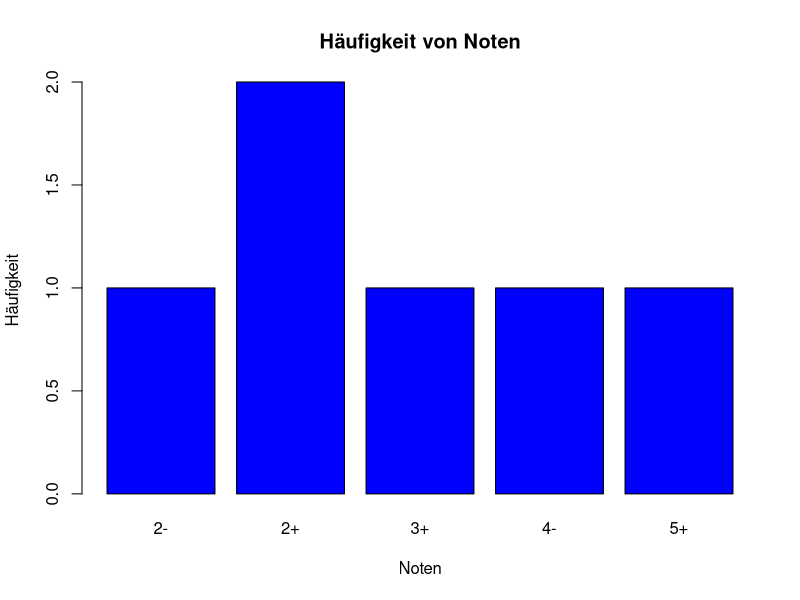

Write the R code that produced this figure.
## ---- chunk 1
knitr::opts_chunk$set(echo = TRUE)
## ---- chunk 2
studentdata <- read.csv("data/klausur.csv", header=TRUE, stringsAsFactors=FALSE)

a1 <- studentdata$aufgabe1
a2 <- studentdata$aufgabe2
a3 <- studentdata$aufgabe3

## Es wurden die Spalten aus der Tabelle `aufgabe1`, `aufgabe2`, `aufgabe3` 
## den Vektoren `a1`, `a2`, `a3` zugeordnet.

## Nun kann man vektorielle Addition durchführen und die Punktesumme berechnen.
summe <- a1 + a2 + a3

## Die Punktesumme wird nun auch wieder `studentdata` zugewiesen.
studentdata$summe <- summe
## Ab dieser Codezeile hat `studentdata`  eine weitere Spalte.
## ---- chunk 3
notengrenzen_calc <- function(pPunkteMax, pBestGrenze,pBestIndex,pNotenSkala) {
     grenze = rep(0, length(pNotenSkala))
     imax <- length(pNotenSkala)
     schritt <- pBestGrenze/(imax-pBestIndex)
     ## Index für 6 bis zur 4 berechnen 
     gi <- imax
     ## Grenze unterhalb der Bestehensgrenze
     g <- 0
     while (gi > pBestIndex) {
        # Füge die Grenze in den Vektor ein
        g <- g + schritt
        grenze[gi] <- g
     
        # Vermindere den Index
        gi <- gi - 1 
     }
     ## Grenze oberhalb der Bestehensgrenze
     schritt <- (pPunkteMax - pBestGrenze)/(pBestIndex)
     ## Index für 4 und besser 
     while (gi > 0) {
        g <- g + schritt
        grenze[gi] <- g
        # Vermindere den Index
        gi <- gi - 1 
     }
     ## Rückgabewert Vektor "grenze"
     grenze
}
## ---- chunk 4
maxpunkte <- 200
bestgrenze <- 80
notenskala <- c("sehr gut","gut","befriedigend","ausreichend","mangelhaft","ungenügend")
bestindex <- 4 ## Index für Note, mit der man gerade noch bestanden hat 4 "ausreichend"
grenzen <- notengrenzen_calc(maxpunkte, bestgrenze,bestindex,notenskala)
## ---- chunk 5
df4grenzen <- data.frame(Notenskala=notenskala)  
#df4grenzen$Note <- notenskala
Notengrenze <- rep("-",length(notenskala))
for (i in 1:length(Notengrenze)) {
  Notengrenze[i] <- paste(grenzen[i],"-",grenzen[i+1])
}
Notengrenze[length(Notengrenze)] <- paste(grenzen[length(Notengrenze)],"-",0)
df4grenzen$Notengrenze <-Notengrenze  
## ---- chunk 6
knitr::kable(
  df4grenzen, booktabs = TRUE,
  align=c('l','c'),
  caption = 'Geladene Daten aus der Datei data.csv.'
)
## ---- chunk 7
note_zuordnen <- function(pPunkte,pGrenzen,pNotenskala) {
     ## Vektor mit der Länge der Punkte erstellen
     ## in dem Vektor wird die Note eingetragen
     note4punkte <- rep(0,length(pPunkte))
     for (i in 1:length(pPunkte)) {
       ## Notenindex auf schlechteste Note setzen
       gi <- length(pNotenskala)
       ## Noten auf schlechtesten Index setzen
       note4punkte[i] <- pNotenskala[gi]
       ## so lange die Note verbessern bis Note jeweilge Notengrenze kleiner als Punkte
       while ((gi > 0) & (pPunkte[i] >= pGrenzen[gi]))  {
          ## Index für die Grenze auf bessere Note setzen
          gi <- gi - 1 
          ## Notenbezeichnung setzen
          note4punkte[i] <- pNotenskala[gi]
       } 
     }
     ### Rückgabewert der Noten fuer alle Punkte
     note4punkte        
}

## ---- chunk 8
maxpunkte <- 100
bestgrenze <- 40
notenskala <- c("sehr gut","gut","befriedigend","ausreichend","mangelhaft","ungenügend")
bestindex <- 4 ## Index für Note, mit der man gerade noch bestanden hat 4 "ausreichend"

grenzen <- notengrenzen_calc(maxpunkte, bestgrenze,bestindex,notenskala)
## grenzen <- c(100,85,70,55,40,20)
## liefert die Grenzen für die Noten punkte<20 bedeutet "ungenügend"
## liefert die Grenzen für die Noten 40 > punkte >= 20 bedeutet "mangelhaft"
### Noten berechnen

### Punkte für 5 Klausuren im Vektor "punkte"
punkte <- c(23,92,33,89,60)

noten <- note_zuordnen(punkte, grenzen, notenskala)

### Notenberechnung ist nun abgeschlossen - Ausgabe
print(noten)
## ---- chunk 9
maxpunkte <- 100
bestgrenze <- 40
notenskala <- c("1","1-","2+","2","2-","3+","3","3-","4+","4","5+","5","5-","6")
bestindex <- 10 ## Index für Note, mit der man gerade noch bestanden hat 4 "ausreichend"

grenzen <- notengrenzen_calc(maxpunkte, bestgrenze,bestindex,notenskala)
## grenzen <- c(100,85,70,55,40,20)
## liefert die Grenzen für die Noten punkte<20 bedeutet "ungenügend"
## liefert die Grenzen für die Noten 40 > punkte >= 20 bedeutet "mangelhaft"
### Noten berechnen

### Punkte für 5 Klausuren im Vektor "punkte"
punkte <- c(23,92,33,89,60)

noten <- note_zuordnen(punkte, grenzen, notenskala)

### Notenberechnung ist nun abgeschlossen - Ausgabe
print(noten)
## ---- chunk 10
knitr::kable(
  studentdata, booktabs = TRUE,
  caption = 'Geladene Daten aus der Datei data.csv.'
)
## ---- chunk 11
summe <- a1 + a2 + a3
### in studentdata die Spalte "summe" ergänzen
studentdata$summe <- summe
## ---- chunk 12
knitr::kable(
  studentdata, booktabs = TRUE,
  caption = 'Geladene Daten mit Summespalte für data.csv.'
)
## ---- chunk 13
maxpunkte <- 52 ## erste Zeile MAX enthält die maximal erreichbaren Punkte
bestgrenze <- 22  ## Bestehensgrenze ist 50% der Gesamtpunktzahl
### Als Notenskala werden die deutschen Noten mit Tendenz verwendet
notenskala <- c("1","1-","2+","2","2-","3+","3","3-","4+","4","4-","5+","5","5-","6")
bestindex <- 10 ## Index für Note, mit der man gerade noch bestanden hat. 
### In Index 10 steht "4" als "ausreichend" und mit "4-" hat man nicht mehr bestanden.

# Der Vektor "grenzen" enthält die Punktegrenzen, ab der man die betreffende Note
# aus der Notenskala erhält. Diese werden in Abhängigkeit von der Bestehensgrenze gewählt.
grenzen <- notengrenzen_calc(maxpunkte, bestgrenze,bestindex,notenskala)

### Noten berechnen
# Gesamtpunktzahl der Klausur findet man im Vektor "summe"
# die Summe ist eine Vektor z.B. summe <- c(23,92,33,89,60)

noten <- note_zuordnen(summe, grenzen, notenskala)
studentdata$noten <- noten
## ---- chunk 14
knitr::kable(
  studentdata, booktabs = TRUE,
  align=c('l','r','r','r','r','c'),
  caption = 'Geladene Daten mit Summespalte für data.csv.'
)
## ---- chunk 15
bestanden_vektor <- function(pPunkte,pBestGrenze) {
  # pPointVec <- c(23,42,12,44,30)
  ### Der bestandenvektor soll nachher als Textausgabe für die Übungsblätter verwendet werden.
  bestvektor <- rep("-",length(pPunkte))
  for (i in 1:length(pPunkte)) {
      ## Wenn die Punkte der i-ten Klausur die Bestehensgrenze erreicht,
      ## dann soll in dem Bestehensvektor die "bestanden" stehen und
      ## unterhalb der Bestehensgrenze "nicht bestanden" in den Bestehensvektor beschrieben werden.
      if (pPunkte[i] >= pBestGrenze) {
         bestvektor[i] <- "bestanden"  
      } else {
         bestvektor[i] <- "nicht bestanden"  
      }
  }
  ### bestvektor <- c("bestanden","bestanden","nicht bestanden", "nicht bestanden", "bestanden")
  ### bestandenvektor wird zurückgegeben
  bestvektor 
}

### Im Vektor "summe" stehen die Punktesumme und "bestgrenze" ist die Bestehensgrenze
best <- bestanden_vektor(summe,bestgrenze)
### Nun wird der Bestehensvektor in dem Dataframe "studentdata" ergänzt.
studentdata$bestanden <- best
## ---- chunk 16
knitr::kable(
  studentdata, booktabs = TRUE,
  align=c('l','r','r','r','r','c','l'),
  caption = 'Geladene Daten mit Summespalte für data.csv.'
)
## ---- chunk 17
# der Vektor mit den Noten hat die folgenden Gestalt
#noten <- c(4, 3, 5, 4, 3, 5, 4, 3, 5, 4, 3, 5)

# Häufigkeit von Noteneinträgen ermitteln
haeufigkeit <- table(noten)

# Balkendiagramm erstellen
barplot(
  haeufigkeit,
  main = "Häufigkeit von Noten",
  xlab = "Noten",
  ylab = "Häufigkeit",
  col = "blue",
  border = "black"
)
## ---- chunk 18
write.csv(studentdata, "data/klausurnote.csv", row.names = FALSE)
